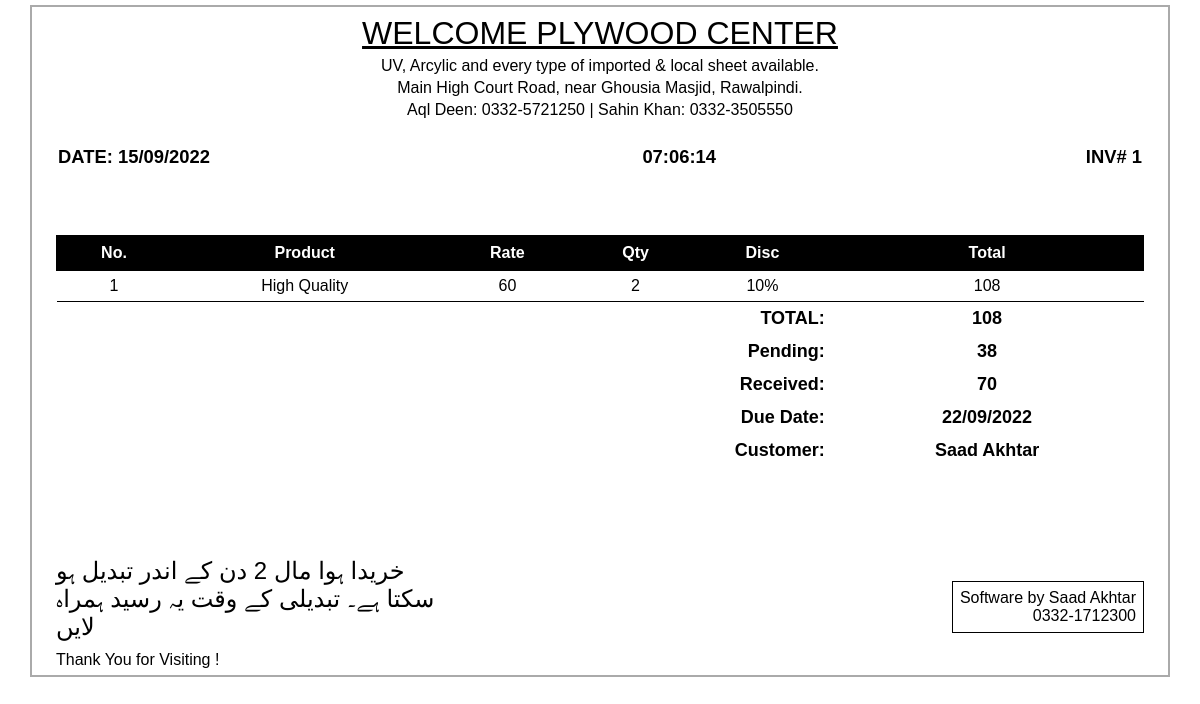
/view_invoice.php?id=1, run on the app's committed database.
### tables this page shows
CREATE TABLE `invoice` (
  `id` int(11) NOT NULL,
  `date` date NOT NULL,
  `time` time NOT NULL,
  `total` mediumint(9) NOT NULL,
  `received` mediumint(9) NOT NULL,
  `pending` mediumint(9) NOT NULL,
  `due_date` date NOT NULL,
  `cust_id` int(255) DEFAULT NULL,
  `chain_id` int(11) DEFAULT 0,
  `pending_status` tinyint(4) NOT NULL
);

CREATE TABLE `invoice_details` (
  `id` int(11) NOT NULL,
  `invoice_id` int(11) NOT NULL,
  `name` char(255) NOT NULL,
  `rate` int(11) NOT NULL,
  `quantity` smallint(6) NOT NULL DEFAULT 1,
  `discount` mediumint(9) NOT NULL DEFAULT 0,
  `total` mediumint(9) NOT NULL
);

CREATE TABLE `customer` (
  `id` int(11) NOT NULL,
  `name` varchar(150) NOT NULL,
  `contact` varchar(13) DEFAULT NULL,
  `address` mediumtext DEFAULT NULL,
  `ref` varchar(150) DEFAULT NULL,
  `reg_date` date NOT NULL DEFAULT current_timestamp()
);

### view_invoice.php (the view, shortened to what this page needs)
<?php
if (!empty($_GET["id"])) {
    include("includes/db-connection.php");
    $id = $conn->real_escape_string($_GET["id"]);
    $sql = 'SELECT * FROM `invoice` WHERE `id`=' . $id;
    $result = mysqli_query($conn,$sql);
    $row = mysqli_fetch_assoc($result);
    if($row["chain_id"]==0){
        $sql2 = 'SELECT * FROM `invoice_details` WHERE `invoice_id`=' . $id;
    }
    else{
        $sql2 = 'SELECT * FROM `invoice_details` WHERE `invoice_id`=' . $row["chain_id"];
    }
    $result2 = mysqli_query($conn,$sql2);
    $sql3 = 'SELECT `name` FROM `customer` WHERE `id`=' . $row["cust_id"];
    $result3 = mysqli_query($conn,$sql3);
    $row3 = mysqli_fetch_assoc($result3);
    $customer = $row3["name"];
}
?>
<!DOCTYPE html>
<html>
    <head>
    </head>
    <body>
        <div id="invoice">
            <h1>WELCOME PLYWOOD CENTER</h1>
            <p class="discription">UV, Arcylic and every type of imported & local sheet available.</p>
            <p class="discription">Main High Court Road, near Ghousia Masjid, Rawalpindi.</p>
            <p class="discription">Aql Deen: 0332-5721250 | Sahin Khan: 0332-3505550</p>
            <div id="top-data">
                <table style="width:100%;">
                    <tr>
                        <td>DATE: <?php echo date("d/m/Y", strtotime($row["date"])); ?></td>
                        <td><?php echo $row["time"]; ?></td>
                        <td style="float:right;">INV# <?php echo $row["id"]; ?></td>
                    </tr>
                </table>
            </div>
            <table id="products">
                <thead>
                    <tr>
                        <th>No.</th>
                        <th>Product</th>
                        <th>Rate</th>
                        <th>Qty</th>
                        <th>Disc</th>
                        <th>Total</th>
                    </tr>
                </thead>
                <tbody>
                    <?php
                    $counter = 0 ;
                    while($row2 = mysqli_fetch_assoc($result2)){
                        $counter++;
                    ?>
                    <tr>
                        <td><?php echo $counter; ?></td>
                        <td><?php echo $row2["name"]; ?></td>
                        <td><?php echo $row2["rate"]; ?></td>
                        <td><?php echo $row2["quantity"]; ?></td>
                        <td><?php echo $row2["discount"]; ?>%</td>
                        <td><?php echo $row2["total"]; ?></td>
                    </tr>
                    <?php } ?>
                </tbody>
                <tfoot>
                    <tr class="tfoot">
                        <td colspan="5" style="text-align: right;">TOTAL:</td>
                        <td> <?php echo $row["total"]; ?></td>
                        <?php if($row["pending"]>0){ ?>
                            <tr>
                                <td colspan="5" style="text-align: right;">Pending:</td>
                                <td><?php echo $row["pending"]; ?></td>
                            </tr>
                            <tr>
                                <td colspan="5" style="text-align: right;">Received:</td>
                                <td><?php echo $row["received"]; ?></td>
                            </tr>
                            <tr>
                                <td colspan="5" style="text-align: right;">Due Date:</td>
                                <td><?php echo date("d/m/Y", strtotime($row["due_date"])); ?></td>
                            </tr>
                            <tr>
                                <td colspan="5" style="text-align: right;">Customer:</td>
                                <td><?php echo $customer; ?></td>
                            </tr>
                        <?php } ?>
                    </tr>
                </tfoot>
            </table>
            <p style="margin-top:90px;max-width:35%;font-size:x-large;">خریدا ہوا مال 2 دن کے اندر تبدیل ہو سکتا ہے۔ تبدیلی کے وقت یہ رسید ہمراہ لایں</p>
            <p style="float: left;margin-top:10px;">Thank You for Visiting !</p>
            <p style="float: right; text-align:right;clear: none;border:1px solid; border-collapse:collapse;padding:7px;margin-top:-60px;">Software by Saad Akhtar <br /> 0332-1712300<p>
        </div>
    </body>
</html>

### view_invoice.php (style rules this page uses)
* { margin: 0; padding: 0; box-sizing: border-box; font-family: Verdana, sans-serif; }
div#invoice { width: 95%; margin-left: 2.5%; margin-top: 5px; padding: 0.5% 2%; border: 2px solid #aaa; }
h1 { font-weight: 1; text-align: center; text-decoration: underline; word-spacing: 30%; line-height: 130%; }
p.discription { text-align: center; line-height: 140%; }
table#products { clear: both; border: 1px solid #000; border-collapse: collapse; margin-top: 6%; width: 100%; border: none; }
table#products th { border: 1px solid #000; float: center; padding: 8px; background-color: #000; color: #fff; }
table#products tr { border-bottom: 1px solid #000; }
table#products td { text-align: center; padding: 6px; max-width: 400px; }
table#products tfoot { font-weight: bolder; font-size: large; }
table#products tfoot tr { border-bottom: none; }
#top-data { font-weight: bold; font-size: 115%; margin-top: 2%; }

### data on the page
invoice: date "15/09/2022", time "07:06:14", id "1", total "108", pending "38", received "70", due_date "22/09/2022"
invoice_details: name "High Quality", rate "60", quantity "2", discount "10", total "108"
customer: name "Saad Akhtar"
